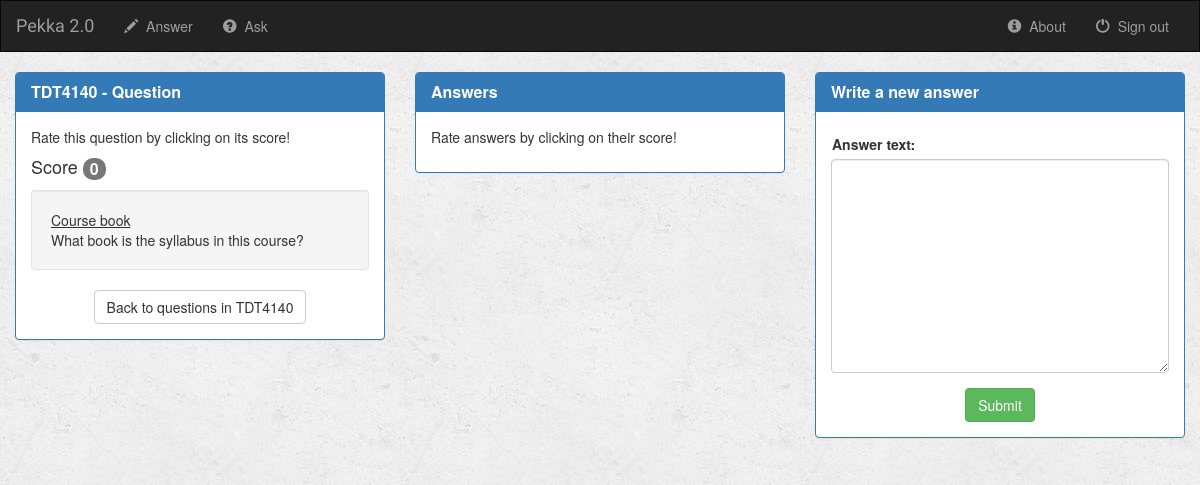
The page /pekka/27/ on the database as committed earlier.
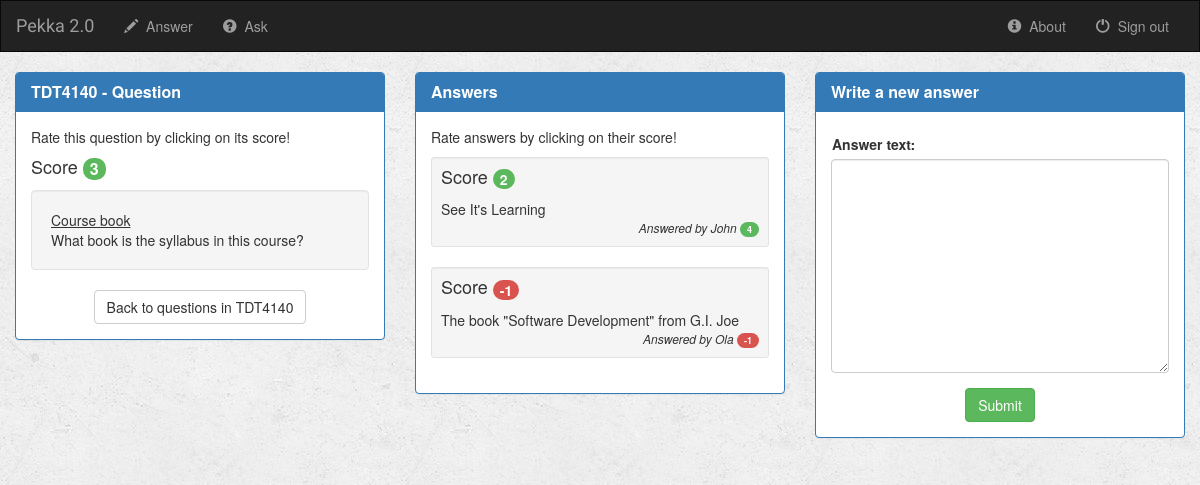
The same page on the database as committed later.
### pekka/models.py (models this page shows, shortened)
class Answer(models.Model):
    author = models.ForeignKey(User, default=1)
    question = models.ForeignKey(Question, on_delete=models.CASCADE)
    answer_text = models.CharField(max_length=2000)
    answer_time = models.DateTimeField()
    is_good_answer = models.BooleanField(default=False)
    def get_score(self):
        up = AnswerVotes.objects.filter(ans=self, val=+1)
        down = AnswerVotes.objects.filter(ans=self, val=-1)
        res = up.count()-down.count()
        return res
    def get_author_rating(self):
        user_questions = Question.objects.filter(author=self.author)
        user_answers = Answer.objects.filter(author=self.author)
        question_ratings = 0
        answer_ratings = 0
        for q in user_questions:
            question_ratings += q.get_score()
        for ans in user_answers:
            answer_ratings += ans.get_score()
        return question_ratings + answer_ratings

### pekka/views.py (the view, shortened to what this page needs)
# urls.py: url(r'^(?P<question_id>[0-9]+)/$', views.detail, name='detail'),
def detail(request, question_id):
    try:
        question = Question.objects.get(pk=question_id)
        answers = question.answer_set.all()
        score = question.get_score()
        form = AnswerForm(request.POST)
    except Question.DoesNotExist:
        raise Http404("Question does not exist")
    return render(request, 'html_pages/detail.html', {'score': score,
                                                      'question_title': question.question_title,
                                                      'question_content': question.question_content,
                                                      'sub_code': question.sub_code,
                                                      'answers': answers,
                                                      'form': form
                                                      })

### pekka/forms.py
class AnswerForm(forms.Form):
    answer_text = forms.CharField(widget=forms.Textarea(attrs={'cols': 30,
                                                               'rows': 10,
                                                               'class': 'form-control'}), help_text="")
    class Meta:
        model = Answer
        fields = 'answer_text'

### pekka/models.py (called while the page is built)
    def get_score(self):
        up = QuestionVotes.objects.filter(question=self, val=+1)
        down = QuestionVotes.objects.filter(question=self, val=-1)
        res = up.count()-down.count()
        return res

### pekka/templates/html_pages/detail.html (shortened to what this page needs)
{% extends 'html_pages/base.html' %}
{% block body %}
<div class="container-fluid">
    <div class="row">
        <div class="col-sm-4">
            <div class="panel panel-primary">
                <div class="panel-heading">
                    <h3 class="panel-title"><b>{{ sub_code }} - Question</b></h3>
                </div>
                <div class="panel-body">
                    <p>Rate this question by clicking on its score!</p>
                    <h4>Score <a href="vote_question/"><span class="badge titlebadge" id="titlebadge">{{score}}</span></a></h4>
                    <div class="well">
                        <div id="title">{{ question_title }}</div>
                        {{ question_content }}
                    </div>
                    <a href="/{{ sub_code }}_answer"><button class="btn btn-default center-block">Back to questions in {{sub_code}}</button></a>
                </div>
            </div>
        </div>
        <div class="col-sm-4">
            <div class="panel panel-primary">
                <div class="panel-heading">
                    <h3 class="panel-title"><b>Answers</b></h3>
                </div>
                <div class="panel-body">
                    <p>Rate answers by clicking on their score!</p>
                    {% for answer in answers|dictsortreversed:"get_score" %}
                        <div class="well well-sm">
                            <h4>Score <a href="{% url 'pekka:vote_answer' answer.id %}">
                                <span class="badge answerbadge" id="answerbadge"><b>{{answer.get_score}}</b></span></a></h4>
                            <p class="para">{{ answer.answer_text }}</p>
                            <p style="font-size:12px" class="text-right para"><i>Answered by {{answer.author}} </i>
                                <span class="badge answerbybadge" id="answerbybadge">{{answer.get_author_rating}}</span></p>
                        </div>
                    {% endfor %}
                </div>
            </div>
        </div>
        <div class="col-sm-4">
            <div class="panel panel-primary">
                <div class="panel-heading">
                    <h3 class="panel-title"><b>Write a new answer</b></h3>
                </div>
                <div class="panel-body">
                    <form class="form-horizontal" role="form" action="" method="post">
                        {% include 'html_pages/form_template.html' %}
                        <button type="submit" class="btn btn-success center-block">Submit</button>
                    </form>
                </div>
            </div>
        </div>
    </div>
</div>
{% endblock %}

Rows that differ between the two databases and show on the page:
added Answer: get_score "2", answer_text "See It's Learning", author "John", get_author_rating "4"
added Answer: get_score "-1", answer_text "The book \"Software Development\" from G.I. Joe", author "Ola", get_author_rating "-1"
Other text that changed with them:
{{ score }}: "0" → "3"
